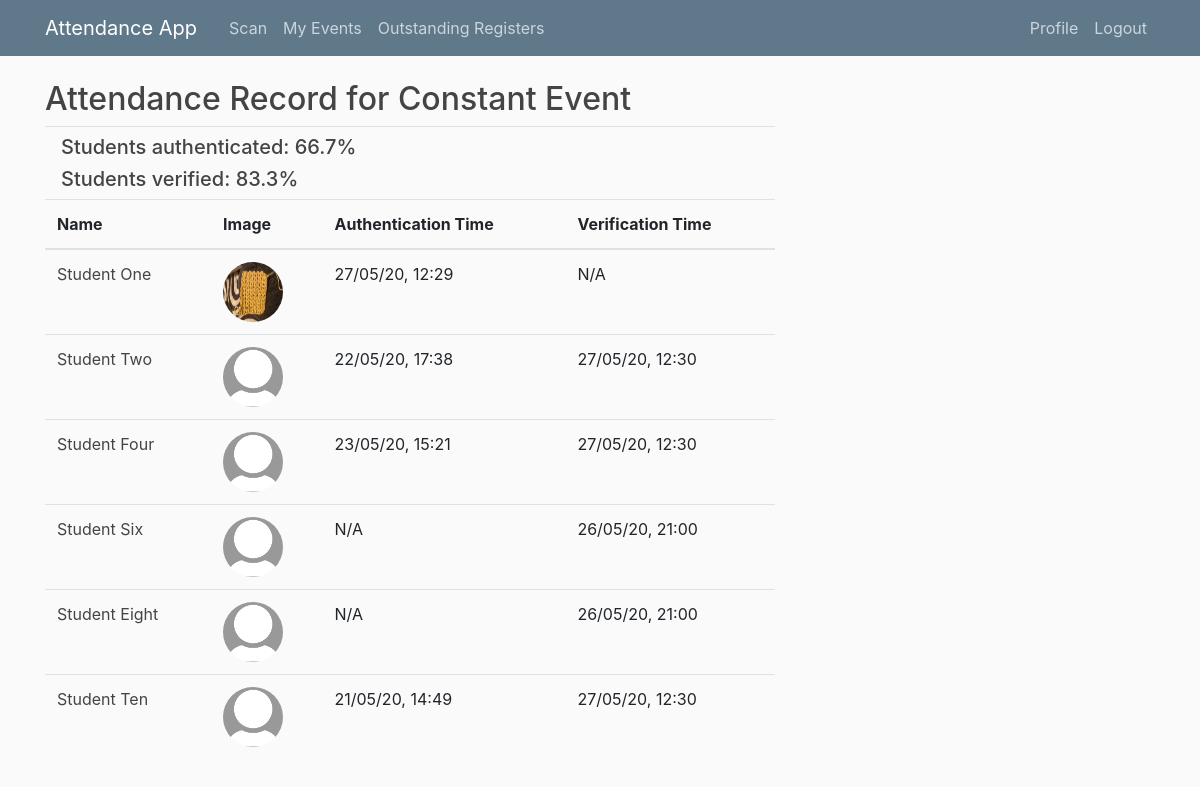
/event/4/record/ (signed in), run on an earlier commit of the app's database.
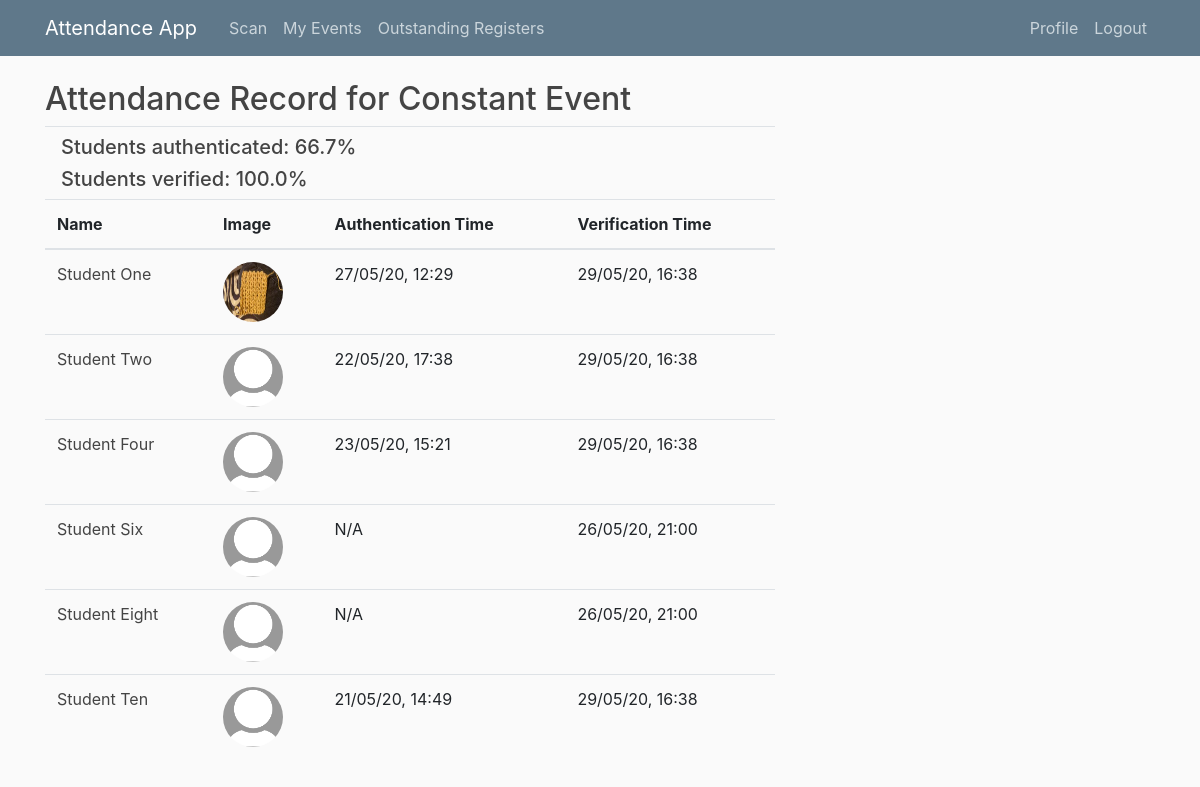
And on a later commit of the database.
### users/models.py (models this page shows, shortened)
class Student(models.Model):
    user = models.OneToOneField(User,  on_delete=models.CASCADE) # Each Student object maps to one account and vice versa
    cid = models.AutoField(primary_key=True) # CIDs have 8 digits
    course = models.CharField(max_length=50, null = True)
    year = models.IntegerField(null=True)

class Profile(models.Model):
    user = models.OneToOneField(User, on_delete=models.CASCADE)
    image = models.ImageField(default='default.jpg', upload_to='profile_pics')

### main/models.py (models this page shows, shortened)
class Event(models.Model):
    EVENT_TYPES = (
        ('LE', 'Lecture'),
        ('EX', 'Examination'),
        ('TU', 'Tutorial'),
        ('SG', 'Study Group')
    )
    title = models.CharField(max_length = 100)
    event_type = models.CharField(max_length=2, choices=EVENT_TYPES) # Lecture, tutorial, exam or study group
    start_time = models.DateTimeField(default = timezone.now)
    end_time = models.DateTimeField(default = one_hour_ahead)
    location = models.CharField(max_length = 100, null = True)
    leader = models.ForeignKey(Staff, on_delete=models.CASCADE, related_name = 'staff_leader') # Leader must be a staff member
    attendees = models.ManyToManyField(Student, related_name='student_attendees')
    auth_uuid = models.UUIDField(default=uuid.uuid4, editable = False) # Generates authentication hash
    register_taken = models.BooleanField(default = False)

class Verification(models.Model):
    event = models.ForeignKey(Event, on_delete=models.CASCADE) # if event is deleted, attendance verifications should also be deleted
    student = models.ForeignKey(Student, on_delete=models.CASCADE)
    verification_time = models.DateTimeField(null=True)

class Attendance(models.Model):
    student = models.ForeignKey(Student, on_delete=models.CASCADE) # if student is deleted, attendance authentications should be deleted too
    event = models.ForeignKey(Event, on_delete=models.CASCADE) # if event is deleted, attendance authentications should be deleted too
    auth_time = models.DateTimeField(null=True)

### main/views.py (the view)
# urls.py: path('event/<int:pk>/record/', EventAttendanceRecord.as_view(), name='event-attendance-record'), # Attendance record for each event
class EventAttendanceRecord(LoginRequiredMixin, UserPassesTestMixin, DetailView):
    model = Event
    template_name = 'main/event_attendance_record.html'
    context_object_name = 'events'
    def get_context_data(self, **kwargs):
        context = super().get_context_data(**kwargs)
        event = get_object_or_404(Event, pk=self.kwargs.get('pk'))
        num_attendees = event.attendees.count()
        num_auths = Attendance.objects.filter(event=event).count()
        num_regs = Verification.objects.filter(event=event).count()
        if not num_attendees == 0:
            perc_auth = round(num_auths / num_attendees * 100, 1)
            perc_reg = round(num_regs / num_attendees * 100, 1)
        else:
            perc_auth = 'N/A'
            perc_reg = 'N/A'
        context['perc_auth'] = perc_auth
        context['perc_reg'] = perc_reg
        return context
    def test_func(self):
        active_user = self.request.user
        if active_user.groups.filter(name="Admin") or active_user.groups.filter(name="Staff"):
            return True
        else:
            return False

### main/templatetags/event_extras.py (called while the page is built)
@register.filter(name='attendance_authenticated')
def attendance_authenticated(event, user):
    from main.models import Attendance
    return Attendance.objects.filter(event=event, student=user.student).exists()

@register.filter(name='auth_time')
def auth_time(event, user):
    from main.models import Attendance
    attendance = Attendance.objects.get(event=event, student=user.student)
    return attendance.auth_time

@register.filter(name='attendance_verified')
def attendance_verified(event, user):
    from main.models import Verification
    return Verification.objects.filter(event=event, student=user.student).exists()

@register.filter(name='verification_time')
def verification_time(event, user):
    from main.models import Verification
    verification = Verification.objects.get(event=event, student=user.student)
    return verification.verification_time

### users/templatetags/user_extras.py (called while the page is built)
@register.filter(name='has_group')
def has_group(user, group_name):
    return user.groups.filter(name=group_name).exists()

### main/templates/main/event_attendance_record.html
{% extends 'main/base.html' %}
{% load event_extras %}
{% block content %}
<h2>Attendance Record for <a href="{% url 'event-detail' object.pk %}">{{ object.title }}</a></h2>
<div class="pl-3 mt-2 pt-2 mb-2 border-top">
    <h5>Students authenticated: {{ perc_auth }}%</h5>
    <h5>Students verified: {{ perc_reg }}%</h5>
</div>
<div class="table-responsive">
    <table class="table">
        <thead>
            <tr>
                <th scope="col">Name</th>
                <th scope="col">Image</th>
                <th scope="col">Authentication Time</th>
                <th scope="col">Verification Time</th>
            </tr>
        </thead>
        <tbody>
            {% for student in object.attendees.all %}
            <tr>
                <td><a href="{% url 'user-profile' student.user.username %}">{{ student.user.first_name }} {{ student.user.last_name }}</a></td>
                <td><img src="{{ student.user.profile.image.url }}" class="article-img rounded-circle"></td>
                <td>{% if object|attendance_authenticated:student.user %}
                        {{ object|auth_time:student.user|date:"d/m/y, H:i" }}
                    {% else %}
                        N/A
                    {% endif %}
                </td>
                <td>
                    {% if object|attendance_verified:student.user %}
                        {{ object|verification_time:student.user|date:"d/m/y, H:i" }}
                    {% else %}
                        N/A
                    {% endif %}
                </td>
            </tr>
            {% endfor %}
        </tbody>
    </table>
</div>
{% endblock content %}

What changed in the data, as far as the page shows it:
shown differently, row unchanged: Student "One": user+cid (not shown) → "29/05/20, 16:38"; no longer shows "N/A"
changed through a linked row, Student "Two": user+cid "27/05/20, 12:30" → "29/05/20, 16:38"
changed through a linked row, Student "Four": user+cid "27/05/20, 12:30" → "29/05/20, 16:38"
changed through a linked row, Student "Ten": user+cid "27/05/20, 12:30" → "29/05/20, 16:38"
Also different on the page:
{{ perc_reg }}: "83.3" → "100.0"
